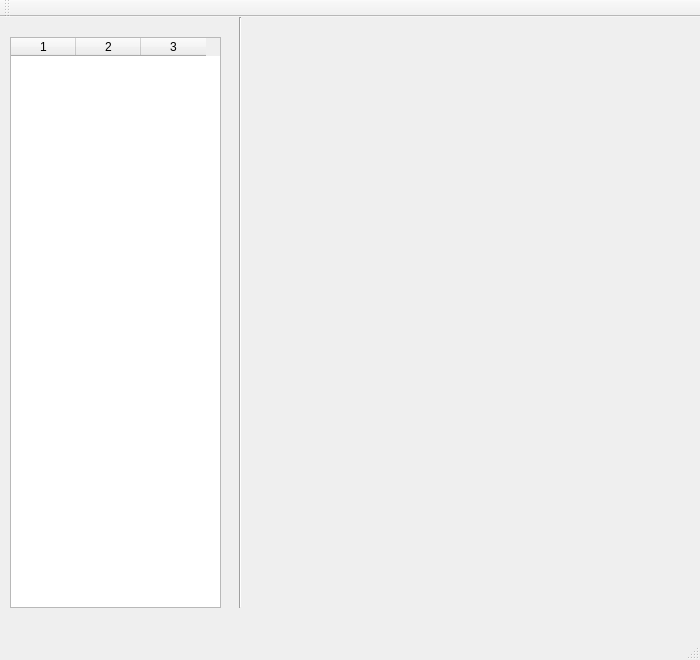
<?xml version="1.0" encoding="UTF-8"?>
<ui version="4.0">
 <class>MainWindow</class>
 <widget class="QMainWindow" name="MainWindow">
  <property name="geometry">
   <rect>
    <x>0</x>
    <y>0</y>
    <width>700</width>
    <height>660</height>
   </rect>
  </property>
  <property name="windowTitle">
   <string>Elevator</string>
  </property>
  <widget class="QWidget" name="centralWidget">
   <widget class="QLabel" name="elevator">
    <property name="geometry">
     <rect>
      <x>300</x>
      <y>410</y>
      <width>61</width>
      <height>61</height>
     </rect>
    </property>
    <property name="text">
     <string/>
    </property>
    <property name="textFormat">
     <enum>Qt::AutoText</enum>
    </property>
   </widget>
   <widget class="Line" name="line">
    <property name="geometry">
     <rect>
      <x>230</x>
      <y>0</y>
      <width>20</width>
      <height>591</height>
     </rect>
    </property>
    <property name="orientation">
     <enum>Qt::Vertical</enum>
    </property>
   </widget>
   <widget class="QTableWidget" name="passengerList">
    <property name="geometry">
     <rect>
      <x>10</x>
      <y>20</y>
      <width>211</width>
      <height>571</height>
     </rect>
    </property>
    <property name="rowCount">
     <number>0</number>
    </property>
    <property name="columnCount">
     <number>3</number>
    </property>
    <attribute name="horizontalHeaderDefaultSectionSize">
     <number>65</number>
    </attribute>
    <attribute name="horizontalHeaderHighlightSections">
     <bool>true</bool>
    </attribute>
    <attribute name="verticalHeaderVisible">
     <bool>false</bool>
    </attribute>
    <attribute name="verticalHeaderHighlightSections">
     <bool>true</bool>
    </attribute>
    <column/>
    <column/>
    <column/>
   </widget>
   <widget class="QWidget" name="gridLayoutWidget">
    <property name="geometry">
     <rect>
      <x>270</x>
      <y>20</y>
      <width>401</width>
      <height>571</height>
     </rect>
    </property>
    <layout class="QGridLayout" name="gridLayout" rowminimumheight="0" columnminimumwidth="0"/>
   </widget>
  </widget>
  <widget class="QMenuBar" name="menuBar">
   <property name="geometry">
    <rect>
     <x>0</x>
     <y>0</y>
     <width>700</width>
     <height>22</height>
    </rect>
   </property>
  </widget>
  <widget class="QToolBar" name="mainToolBar">
   <attribute name="toolBarArea">
    <enum>TopToolBarArea</enum>
   </attribute>
   <attribute name="toolBarBreak">
    <bool>false</bool>
   </attribute>
  </widget>
  <widget class="QStatusBar" name="statusBar"/>
 </widget>
 <layoutdefault spacing="6" margin="11"/>
 <resources/>
 <connections/>
</ui>
